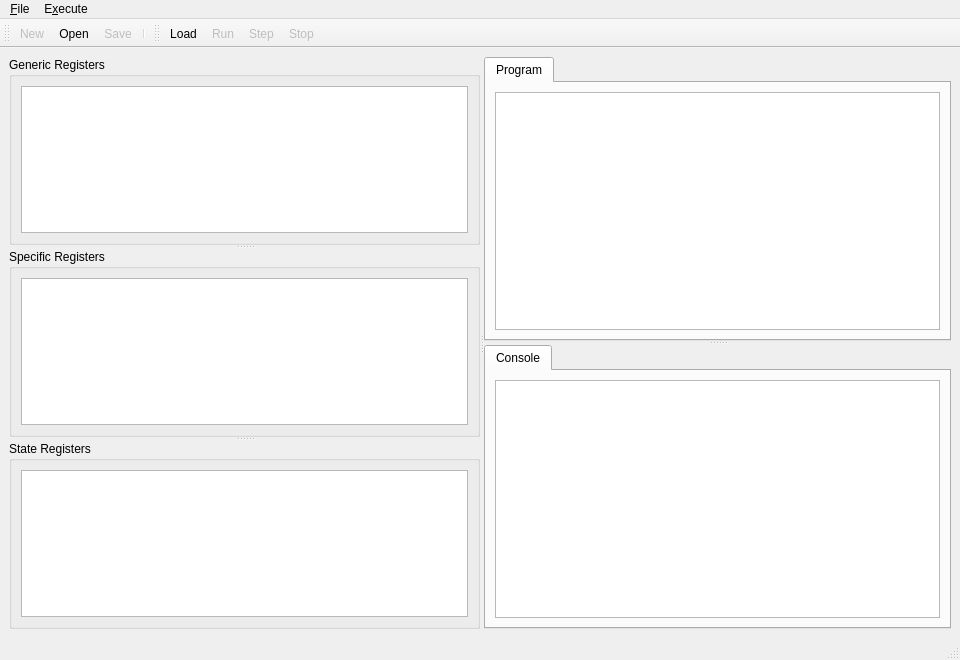
<?xml version="1.0" encoding="UTF-8"?>
<ui version="4.0">
 <class>MainWindow</class>
 <widget class="QMainWindow" name="MainWindow">
  <property name="enabled">
   <bool>true</bool>
  </property>
  <property name="geometry">
   <rect>
    <x>0</x>
    <y>0</y>
    <width>960</width>
    <height>660</height>
   </rect>
  </property>
  <property name="windowTitle">
   <string>8086 Simulator</string>
  </property>
  <property name="windowIcon">
   <iconset theme="cpu">
    <normaloff>.</normaloff>.</iconset>
  </property>
  <widget class="QWidget" name="mainwidget">
   <layout class="QHBoxLayout" name="horizontalLayout">
    <item>
     <widget class="QSplitter" name="mainsplitter">
      <property name="orientation">
       <enum>Qt::Horizontal</enum>
      </property>
      <property name="childrenCollapsible">
       <bool>false</bool>
      </property>
      <widget class="QWidget" name="leftwidget" native="true">
       <layout class="QGridLayout" name="gridLayout_11">
        <item row="0" column="0">
         <widget class="QSplitter" name="leftsplitter">
          <property name="orientation">
           <enum>Qt::Vertical</enum>
          </property>
          <property name="childrenCollapsible">
           <bool>false</bool>
          </property>
          <widget class="QGroupBox" name="grpGenRegs">
           <property name="title">
            <string>Generic Registers</string>
           </property>
           <layout class="QVBoxLayout" name="verticalLayout">
            <item>
             <widget class="QTreeView" name="treeGenericRegs"/>
            </item>
           </layout>
          </widget>
          <widget class="QGroupBox" name="grpSpecRegs">
           <property name="title">
            <string>Specific Registers</string>
           </property>
           <layout class="QVBoxLayout" name="verticalLayout_2">
            <item>
             <widget class="QTreeView" name="treeSpecificRegs"/>
            </item>
           </layout>
          </widget>
          <widget class="QGroupBox" name="grpStateRegs">
           <property name="title">
            <string>State Registers</string>
           </property>
           <layout class="QVBoxLayout" name="verticalLayout_3">
            <item>
             <widget class="QTreeView" name="treeStateRegs"/>
            </item>
           </layout>
          </widget>
         </widget>
        </item>
       </layout>
      </widget>
      <widget class="QWidget" name="midwidget" native="true">
       <property name="enabled">
        <bool>true</bool>
       </property>
       <layout class="QGridLayout" name="gridLayout_10">
        <item row="0" column="0">
         <widget class="QSplitter" name="middlesplitter">
          <property name="orientation">
           <enum>Qt::Vertical</enum>
          </property>
          <property name="childrenCollapsible">
           <bool>false</bool>
          </property>
          <widget class="QTabWidget" name="mainTabWidget">
           <property name="currentIndex">
            <number>0</number>
           </property>
           <widget class="QWidget" name="tabPrg">
            <attribute name="icon">
             <iconset theme="document-edit">
              <normaloff>.</normaloff>.</iconset>
            </attribute>
            <attribute name="title">
             <string>Program</string>
            </attribute>
            <attribute name="toolTip">
             <string>Assembly code</string>
            </attribute>
            <layout class="QGridLayout" name="gridLayout_5">
             <item row="0" column="0">
              <widget class="CodeEditor" name="asmEdit">
               <property name="font">
                <font>
                 <family>.SF NS Text</family>
                 <pointsize>10</pointsize>
                </font>
               </property>
              </widget>
             </item>
            </layout>
           </widget>
          </widget>
          <widget class="QTabWidget" name="bottomTabWidget">
           <property name="enabled">
            <bool>true</bool>
           </property>
           <widget class="QWidget" name="tabConsole">
            <attribute name="title">
             <string>Console</string>
            </attribute>
            <layout class="QGridLayout" name="gridLayout">
             <item row="0" column="0">
              <widget class="QPlainTextEdit" name="txtConsole">
               <property name="font">
                <font>
                 <family>.SF NS Text</family>
                 <pointsize>10</pointsize>
                </font>
               </property>
               <property name="lineWrapMode">
                <enum>QPlainTextEdit::NoWrap</enum>
               </property>
               <property name="textInteractionFlags">
                <set>Qt::TextSelectableByKeyboard|Qt::TextSelectableByMouse</set>
               </property>
              </widget>
             </item>
            </layout>
           </widget>
          </widget>
         </widget>
        </item>
       </layout>
      </widget>
     </widget>
    </item>
   </layout>
  </widget>
  <widget class="QMenuBar" name="menubar">
   <property name="geometry">
    <rect>
     <x>0</x>
     <y>0</y>
     <width>960</width>
     <height>22</height>
    </rect>
   </property>
   <widget class="QMenu" name="menuFile">
    <property name="title">
     <string>&amp;File</string>
    </property>
    <addaction name="actionNew"/>
    <addaction name="actionOpen"/>
    <addaction name="actionSave"/>
    <addaction name="separator"/>
    <addaction name="actionQuit"/>
   </widget>
   <widget class="QMenu" name="menuExecute">
    <property name="title">
     <string>E&amp;xecute</string>
    </property>
    <addaction name="actionLoad"/>
    <addaction name="separator"/>
    <addaction name="actionRun"/>
    <addaction name="actionStep"/>
    <addaction name="actionMicrostep "/>
    <addaction name="actionStop"/>
   </widget>
   <addaction name="menuFile"/>
   <addaction name="menuExecute"/>
  </widget>
  <widget class="QStatusBar" name="statusbar"/>
  <widget class="QToolBar" name="toolbarDefault">
   <property name="windowTitle">
    <string>Default bar</string>
   </property>
   <attribute name="toolBarArea">
    <enum>TopToolBarArea</enum>
   </attribute>
   <attribute name="toolBarBreak">
    <bool>false</bool>
   </attribute>
   <addaction name="actionNew"/>
   <addaction name="actionOpen"/>
   <addaction name="actionSave"/>
   <addaction name="separator"/>
  </widget>
  <widget class="QToolBar" name="toolbarRun">
   <property name="windowTitle">
    <string>Execute bar</string>
   </property>
   <property name="toolButtonStyle">
    <enum>Qt::ToolButtonTextBesideIcon</enum>
   </property>
   <attribute name="toolBarArea">
    <enum>TopToolBarArea</enum>
   </attribute>
   <attribute name="toolBarBreak">
    <bool>false</bool>
   </attribute>
   <addaction name="actionLoad"/>
   <addaction name="actionRun"/>
   <addaction name="actionStep"/>
   <addaction name="actionMicrostep "/>
   <addaction name="actionStop"/>
  </widget>
  <action name="actionNew">
   <property name="enabled">
    <bool>false</bool>
   </property>
   <property name="icon">
    <iconset theme="document-new">
     <normaloff>.</normaloff>.</iconset>
   </property>
   <property name="text">
    <string>&amp;New</string>
   </property>
   <property name="toolTip">
    <string>Create a new program</string>
   </property>
   <property name="statusTip">
    <string>Start a new program</string>
   </property>
   <property name="shortcut">
    <string>Ctrl+N</string>
   </property>
  </action>
  <action name="actionOpen">
   <property name="icon">
    <iconset theme="document-open">
     <normaloff>.</normaloff>.</iconset>
   </property>
   <property name="text">
    <string>&amp;Open</string>
   </property>
   <property name="toolTip">
    <string>Open a saved program</string>
   </property>
   <property name="statusTip">
    <string>Choose a new program to view</string>
   </property>
   <property name="shortcut">
    <string>Ctrl+O</string>
   </property>
  </action>
  <action name="actionSave">
   <property name="enabled">
    <bool>false</bool>
   </property>
   <property name="icon">
    <iconset theme="document-save">
     <normaloff>.</normaloff>.</iconset>
   </property>
   <property name="text">
    <string>&amp;Save</string>
   </property>
   <property name="toolTip">
    <string>Save current program</string>
   </property>
   <property name="statusTip">
    <string>Save current program on disk</string>
   </property>
   <property name="shortcut">
    <string>Ctrl+S</string>
   </property>
  </action>
  <action name="actionQuit">
   <property name="icon">
    <iconset theme="application-exit">
     <normaloff>.</normaloff>.</iconset>
   </property>
   <property name="text">
    <string>&amp;Quit</string>
   </property>
   <property name="statusTip">
    <string>Exit from Austro Simulator</string>
   </property>
   <property name="shortcut">
    <string>Ctrl+Q</string>
   </property>
  </action>
  <action name="actionLoad">
   <property name="icon">
    <iconset theme="media-flash">
     <normaloff>.</normaloff>.</iconset>
   </property>
   <property name="text">
    <string>&amp;Load</string>
   </property>
   <property name="toolTip">
    <string>Load program on memory</string>
   </property>
   <property name="statusTip">
    <string>Load current program on simulator's memory</string>
   </property>
   <property name="shortcut">
    <string>Ctrl+L</string>
   </property>
  </action>
  <action name="actionRun">
   <property name="enabled">
    <bool>false</bool>
   </property>
   <property name="icon">
    <iconset theme="system-run">
     <normaloff>.</normaloff>.</iconset>
   </property>
   <property name="text">
    <string>&amp;Run</string>
   </property>
   <property name="toolTip">
    <string>Run all instructions until the end</string>
   </property>
   <property name="statusTip">
    <string>Run whole program</string>
   </property>
   <property name="shortcut">
    <string>F5</string>
   </property>
  </action>
  <action name="actionStep">
   <property name="enabled">
    <bool>false</bool>
   </property>
   <property name="icon">
    <iconset theme="debug-step-over">
     <normaloff>.</normaloff>.</iconset>
   </property>
   <property name="text">
    <string>&amp;Step</string>
   </property>
   <property name="toolTip">
    <string>Step over current instruction</string>
   </property>
   <property name="statusTip">
    <string>Instruction by instruction execution</string>
   </property>
   <property name="shortcut">
    <string>F8</string>
   </property>
  </action>
  <action name="actionMicrostep ">
   <property name="enabled">
    <bool>false</bool>
   </property>
   <property name="icon">
    <iconset theme="debug-step-into">
     <normaloff>.</normaloff>.</iconset>
   </property>
   <property name="text">
    <string>&amp;Micro-step</string>
   </property>
   <property name="toolTip">
    <string>See steps until the end of instruction</string>
   </property>
   <property name="statusTip">
    <string>Show small steps to execute each instruction</string>
   </property>
   <property name="shortcut">
    <string>F9</string>
   </property>
   <property name="visible">
    <bool>false</bool>
   </property>
  </action>
  <action name="actionStop">
   <property name="enabled">
    <bool>false</bool>
   </property>
   <property name="icon">
    <iconset theme="process-stop">
     <normaloff>.</normaloff>.</iconset>
   </property>
   <property name="text">
    <string>St&amp;op</string>
   </property>
   <property name="toolTip">
    <string>Stop the computer execution</string>
   </property>
   <property name="statusTip">
    <string>Stop program execution</string>
   </property>
   <property name="shortcut">
    <string>F10, F10</string>
   </property>
  </action>
  <action name="actionAbout">
   <property name="icon">
    <iconset theme="help-about">
     <normaloff>.</normaloff>.</iconset>
   </property>
   <property name="text">
    <string>&amp;About</string>
   </property>
   <property name="statusTip">
    <string>About Austro Simulator</string>
   </property>
  </action>
  <action name="actionAboutQt">
   <property name="text">
    <string>About &amp;Qt</string>
   </property>
   <property name="statusTip">
    <string>About Qt</string>
   </property>
  </action>
 </widget>
 <customwidgets>
  <customwidget>
   <class>CodeEditor</class>
   <extends>QPlainTextEdit</extends>
   <header>austro/ui/codeeditor.h</header>
  </customwidget>
 </customwidgets>
 <tabstops>
  <tabstop>asmEdit</tabstop>
  <tabstop>treeGenericRegs</tabstop>
  <tabstop>treeSpecificRegs</tabstop>
  <tabstop>treeStateRegs</tabstop>
  <tabstop>txtConsole</tabstop>
  <tabstop>mainTabWidget</tabstop>
  <tabstop>bottomTabWidget</tabstop>
 </tabstops>
 <resources/>
 <connections>
  <connection>
   <sender>actionQuit</sender>
   <signal>triggered()</signal>
   <receiver>MainWindow</receiver>
   <slot>close()</slot>
   <hints>
    <hint type="sourcelabel">
     <x>-1</x>
     <y>-1</y>
    </hint>
    <hint type="destinationlabel">
     <x>399</x>
     <y>299</y>
    </hint>
   </hints>
  </connection>
 </connections>
</ui>
